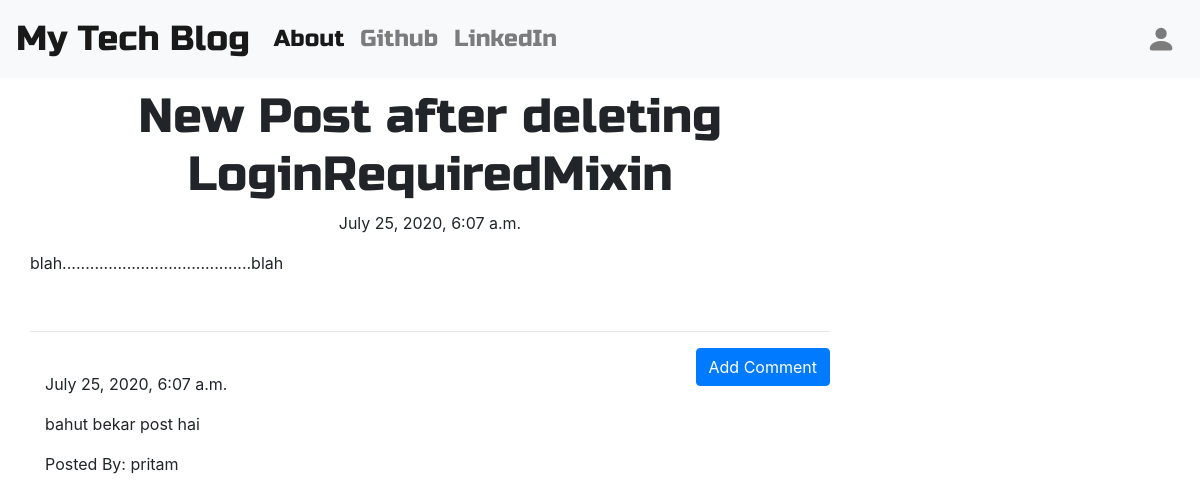
The page /post/10/ on the database its author committed.
### blog/models.py (models this page shows, shortened)
class Post(models.Model):
    author = models.ForeignKey('auth.User', on_delete=models.CASCADE)
    title = models.CharField(max_length=200)
    text = models.TextField()
    created_date = models.DateTimeField(default=timezone.now)
    published_date = models.DateTimeField(blank=True, null=True)

class Comment(models.Model):
    post = models.ForeignKey(Post, related_name='comments', on_delete=models.CASCADE)
    author = models.CharField(max_length=200)
    text = models.TextField()
    created_date = models.DateTimeField(default=timezone.now)
    approved_comment = models.BooleanField(default=False)

### blog/views.py (the view)
# urls.py: path('post/<int:pk>/', views.PostDetailView.as_view(), name='post_detail'),
class PostDetailView(DetailView):
    model = Post

### blog/templates/blog/post_detail.html (shortened to what this page needs)
{% extends 'blog/base.html' %}}
{% block content %}
<div class="postdetail">
<h1 class="posttitle loader">{{post.title}}</h1>
{% if post.published_date %}
    <div class="date postdate">
        {{ post.published_date }}
    </div>
{% else %}
    <a class="btn btn-secondary" href="{% url 'post_publish' pk=post.pk %}">Publish</a>
{% endif %}
<p class="postcontent">{{post.text|safe|linebreaksbr}}</p>
<hr>
<a class="btn btn-primary btn-comment" href="{% url 'add_comment_to_post' pk=post.pk %}">Add Comment</a>
</div>
<div class="container">
    {% for comment in post.comments.all %}
        <br>
        {% if user.is_authenticated or comment.approved_comment %}
            {{comment.created_date}}
    <p>{{comment.text|safe|linebreaks}}</p>
    <p>Posted By: {{comment.author}}</p>
        {% endif %}
    {% empty %}
        <p>No comments posted.</p>
    {% endfor %}
</div>
{% endblock %}

### blog/static/css/blog.css (style rules this page uses)
.postdate { text-align: center; }
.posttitle { font-family: 'Russo One', sans-serif; font-size: 3em; text-align: center; }
.postcontent { font-family: 'Montserrat'; font-size: 1.5em; }
.postdetail { max-width: 800px; position: relative; }
.btn-comment { position: absolute; right: 0px; }
.loader { filter:hue-rotate(0deg); color: linear-gradient(45deg,#0f8,#08f); animation:hue 5000ms infinite linear; }

### rows shown on the page
Post: title "New Post after deleting LoginRequiredMixin", published_date "July 25, 2020, 6:07 a.m.", text "blah.........................................blah"
Comment: created_date "July 25, 2020, 6:07 a.m.", text "bahut bekar post hai", author "pritam"
